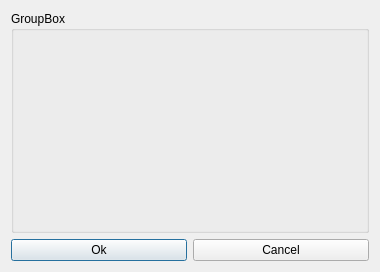
<?xml version="1.0" encoding="UTF-8"?>
<ui version="4.0">
 <class>ChooserDialog</class>
 <widget class="QDialog" name="ChooserDialog">
  <property name="geometry">
   <rect>
    <x>0</x>
    <y>0</y>
    <width>380</width>
    <height>272</height>
   </rect>
  </property>
  <property name="windowTitle">
   <string>Dialog</string>
  </property>
  <layout class="QGridLayout" name="gridLayout">
   <item row="1" column="0">
    <widget class="QPushButton" name="btnOk_">
     <property name="text">
      <string>Ok</string>
     </property>
    </widget>
   </item>
   <item row="1" column="1">
    <widget class="QPushButton" name="btnCancel_">
     <property name="text">
      <string>Cancel</string>
     </property>
    </widget>
   </item>
   <item row="0" column="0" colspan="2">
    <widget class="QGroupBox" name="groupBox">
     <property name="title">
      <string>GroupBox</string>
     </property>
    </widget>
   </item>
  </layout>
 </widget>
 <resources/>
 <connections/>
</ui>
